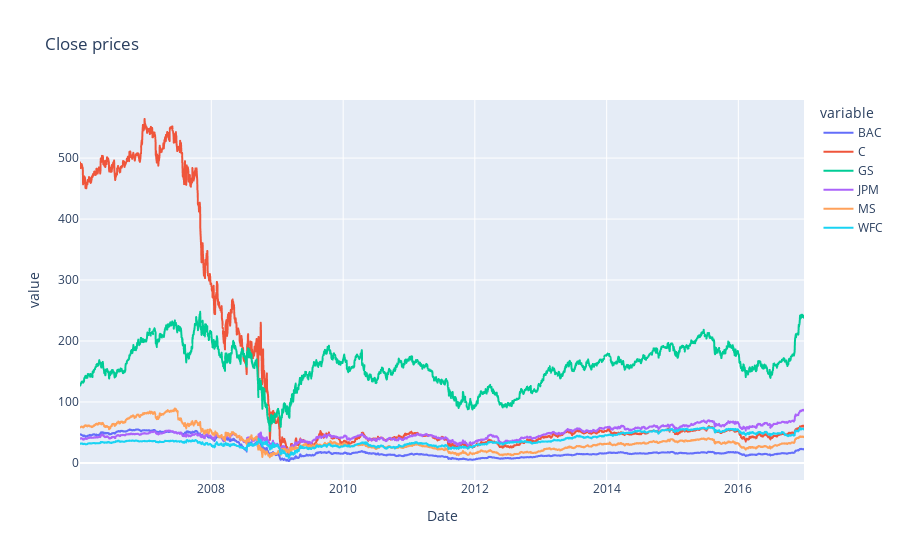

Write notebook code for a chart like this one.
### Markdown cell above
Same plot but with plotly

### Code cell
fig=px.line(bank_stocks_close, x=bank_stocks_close.index, y=['BAC','C','GS','JPM','MS','WFC'],
           title='Close prices')
fig.show()

### Figure 1 — Plotly figure (JSON) as saved in the notebook; plotly's stock layout.template omitted (floating-point values rounded to 4 significant figures; data arrays with more than 128 entries replaced by an {"elided": "..."} marker saying what was removed)
{"data": [{"hovertemplate": "variable=BAC<br>Date=%{x}<br>value=%{y}<extra></extra>", "legendgroup": "BAC", "line": {"color": "#636efa", "dash": "solid"}, "marker": {"symbol": "circle"}, "mode": "lines", "name": "BAC", "showlegend": true, "type": "scattergl", "x": {"elided": "2769 str values"}, "xaxis": "x", "y": {"elided": "2769 float values"}, "yaxis": "y"}, {"hovertemplate": "variable=C<br>Date=%{x}<br>value=%{y}<extra></extra>", "legendgroup": "C", "line": {"color": "#EF553B", "dash": "solid"}, "marker": {"symbol": "circle"}, "mode": "lines", "name": "C", "showlegend": true, "type": "scattergl", "x": {"elided": "2769 str values"}, "xaxis": "x", "y": {"elided": "2769 float values"}, "yaxis": "y"}, {"hovertemplate": "variable=GS<br>Date=%{x}<br>value=%{y}<extra></extra>", "legendgroup": "GS", "line": {"color": "#00cc96", "dash": "solid"}, "marker": {"symbol": "circle"}, "mode": "lines", "name": "GS", "showlegend": true, "type": "scattergl", "x": {"elided": "2769 str values"}, "xaxis": "x", "y": {"elided": "2769 float values"}, "yaxis": "y"}, {"hovertemplate": "variable=JPM<br>Date=%{x}<br>value=%{y}<extra></extra>", "legendgroup": "JPM", "line": {"color": "#ab63fa", "dash": "solid"}, "marker": {"symbol": "circle"}, "mode": "lines", "name": "JPM", "showlegend": true, "type": "scattergl", "x": {"elided": "2769 str values"}, "xaxis": "x", "y": {"elided": "2769 float values"}, "yaxis": "y"}, {"hovertemplate": "variable=MS<br>Date=%{x}<br>value=%{y}<extra></extra>", "legendgroup": "MS", "line": {"color": "#FFA15A", "dash": "solid"}, "marker": {"symbol": "circle"}, "mode": "lines", "name": "MS", "showlegend": true, "type": "scattergl", "x": {"elided": "2769 str values"}, "xaxis": "x", "y": {"elided": "2769 float values"}, "yaxis": "y"}, {"hovertemplate": "variable=WFC<br>Date=%{x}<br>value=%{y}<extra></extra>", "legendgroup": "WFC", "line": {"color": "#19d3f3", "dash": "solid"}, "marker": {"symbol": "circle"}, "mode": "lines", "name": "WFC", "showlegend": true, "type": "scattergl", "x": {"elided": "2769 str values"}, "xaxis": "x", "y": {"elided": "2769 float values"}, "yaxis": "y"}], "layout": {"legend": {"title": {"text": "variable"}, "tracegroupgap": 0}, "title": {"text": "Close prices"}, "xaxis": {"anchor": "y", "domain": [0, 1], "title": {"text": "Date"}}, "yaxis": {"anchor": "x", "domain": [0, 1], "title": {"text": "value"}}}}
